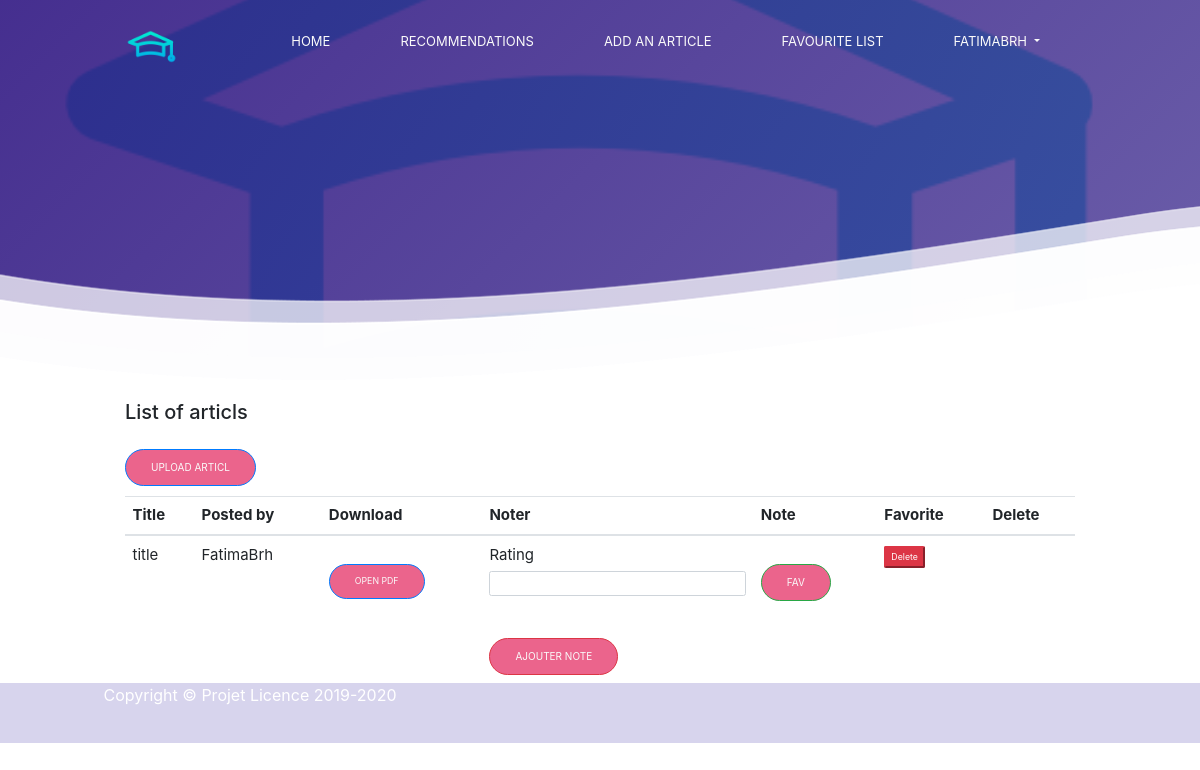
The app's page /articl/listarticl/ (signed in), older data.
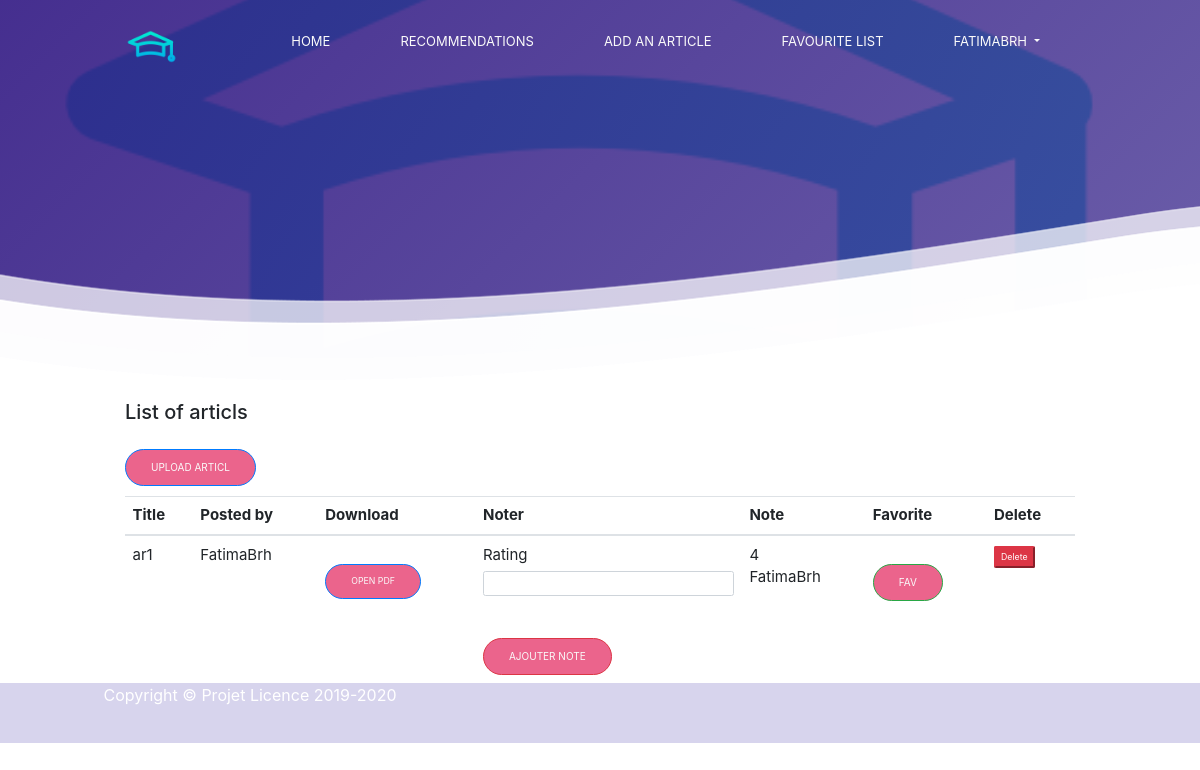
The same page, newer data.
### articl/models.py (models this page shows, shortened)
class ArticlPub(models.Model):
    ArticlTYPE=(
      ('1','Research Article'),
      ('2','Research Paper'),
      ('3','Review Paper'),
      ('4','Review Article'),
      ('5','Peer-Reviewed Articles'),
    )
    DOMAINE=(
        ('1','Computer Hardware'),
        ('2','Computer Networking'),
        ('3','Computer Software'),
        ('4','Cloud computing'),
        ('5','Cyber Security and Ethical Hacking'),
        ('6','Data Science and Data Analysis'),
        ('7','Programming Language'),
        ('8','Artificial intelligence'),
        ('9','Operating system'),
        ('10','Web Development'),
        ('11','Web Designing'),
        ('12','Graphics design'),
        ('13','Network Analytics and testing'),
        ('14','Robotics'),
        ('15','others field'),
        )
    user = models.ForeignKey(settings.AUTH_USER_MODEL, on_delete=models.CASCADE)
    titre=models.CharField(max_length=500)
    resumé=models.CharField(max_length=2000, blank=True)
    keywords=models.CharField(max_length=500, blank=True)
    maison_ed=models.CharField(max_length=500,blank=True)
    typeArticl=models.CharField(max_length=100,blank=False,choices=ArticlTYPE)
    path=models.FileField(blank=True,null=True,upload_to='chapter/%Y/')
    auteurEcrit = models.ManyToManyField(Profile, blank=True, null=True)
    favourite = models.ManyToManyField(User,related_name='favourite', blank=True)
    timestamp = models.DateField(auto_now=False, auto_now_add=True)
    domaineArt=models.CharField(max_length=100,choices=DOMAINE,blank=False,default='Computer Software ')

class Note(models.Model):
    note = models.IntegerField(default=0)
    date = models.DateTimeField(auto_now_add=True, null=True)
    articl = models.ForeignKey(ArticlPub, on_delete=models.CASCADE)
    user = models.ForeignKey(settings.AUTH_USER_MODEL, on_delete=models.CASCADE)

### articl/views.py (the view)
# urls.py: path('listarticl/',views.listArticl,name='listArticl'),
@login_required
def listArticl(request):
    artPubs=ArticlPub.objects.all().order_by("-timestamp")
    notes=Note.objects.all()
    context = {'artPubs':artPubs,'notes':notes}
    return render(request,"ListArticl.html",context)

### articl/templates/ListArticl.html (shortened to what this page needs)
{%  extends 'base.html' %}
{% load static %}
{%  block content %}
<h2>List of articls</h2>
    <p>
      <a href="{% url 'articl:postarticl' %}" class="btn btn-primary">Upload Articl</a>
    </p>
  <table class="table mb-0">
    <thead>
      <tr>
        <th>Title</th>
        <th>Posted by</th>
        <th>Download</th>
        <th>Noter</th>
        <th>Note</th>
        <th>Favorite</th>
        <th>Delete</th>
      </tr>
    </thead>
    <tbody>
      {% for artPub in artPubs %}
        <tr>
            <td>{{artPub.titre}} </td>
            <td>{{artPub.user}} </td>
            <td><a href="{{artPub.path.url}}" class="btn btn-primary btn-sm" target="_blank"> Open pdf </a>
            </td>
            <td>
              <form action=" {% url 'articl:ajouter_note' artPub.pk %} "  method="POST" >
                <label for="note">Rating</label>
                <input type="text" name="note" class="form-control" >
                <br>
                <input type="submit" class="btn btn-danger" value="ajouter note" >
              </form>
            </td>
              {%for note in notes%}
                {% if note.user == request.user %}
                  {%if artPub.pk == note.articl.pk %}
                    <td>{{note.note}} <br> {{note.user}}</td>
                  {%endif%}
                {%endif%}
              {% endfor %}
              <td>
                <a href=" {% url 'articl:favourite'  pk=artPub.pk  %} ">
                  <button type="button" class="btn btn-success">fav</button>
                </a>
              </td>
            {% if artPub.user == request.user %}
              <td>
                <form method="POST" action="{% url 'articl:delele_Articl' pk=artPub.pk  %} ">
                  <button type="submit" class="btn-danger btn-sm">Delete </button>
                </form>
              </td>
            {% endif %}
        </tr>
      {% endfor %}
    </tbody>
  </table>
{% endblock %}

Row changes from the older to the newer data that the page shows:
removed ArticlPub: titre "title", user "FatimaBrh", shows "Delete"
added ArticlPub: titre "ar1", user "FatimaBrh", shows "Delete"
added Note: note "4", user "FatimaBrh"
